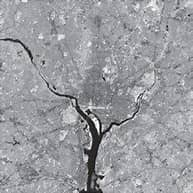
#> input picture test_data/image subtraction/OIP.jpg, 193 x 193 px
$ python -i image_processing.py   (imports and definitions only)
#> lines starting #> are read from the running program, lines starting #| are printed output that depends on the picture
import cv2
import numpy as np
import io

# [347 lines left out: functions bytes_to_numpy, numpy_to_bytes, average_images, subtract_images, correct_shading, mask_image and 6 more, not called in this run]

def morphological_op(img: np.ndarray, op: str = "dilation", kernel_size: int = 3) -> np.ndarray:
    '''
        Morphological Operations:
         is a set of non-linear operations that process images based on shapes.
         it uses a kernel (structuring element) to probe the image and modify it based on the kernel's shape and size.

         1) Dilation:  thicken or enlarge the white regions in an image.
            e.g.
             | 0 0 0 |      | 1 1 1 |
             | 0 1 0 |  ->  | 1 1 1 |
             | 0 0 0 |      | 1 1 1 |

         2) Erosion:   Shrink or reduce the white regions in an image.
            e.g.
             | 1 1 1 |      | 0 0 0 |
             | 1 1 1 |  ->  | 0 1 0 |
             | 1 1 1 |      | 0 0 0 |
            iterations: is the number of times the operation is applied (if 2 it will do it 2 times)

         3) Opening:   Erosion followed by dilation (remove small white regions and noise)
         4) Closing:   Dilation followed by erosion (fill in the black gaps and holes)
    '''
    kernel = np.ones((kernel_size, kernel_size), np.uint8) # Kernel is a matrix of ones with size (kernel_size, kernel_size)
    if op == "dilation":
        return cv2.dilate(img, kernel, iterations=1)
    elif op == "erosion":
        return cv2.erode(img, kernel, iterations=1)
    elif op == "opening":
        return cv2.morphologyEx(img, cv2.MORPH_OPEN, kernel)
    elif op == "closing":
        return cv2.morphologyEx(img, cv2.MORPH_CLOSE, kernel)
    return img


>>> import cv2
>>> picture = cv2.imread('../../test_data/image subtraction/OIP.jpg')
#> picture is the input picture: shape (193, 193, 3); mean B, G, R 160.4, 155.8, 154.9
>>> result = morphological_op(picture)
#> in morphological_op, `return cv2.dilate(img, kernel, iterations=1)`:
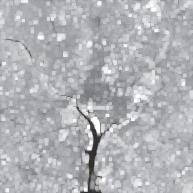
#> returned value: shape (193, 193, 3); mean of channels 0, 1, 2 183, 178.4, 177.5; drawn as B, G, R
